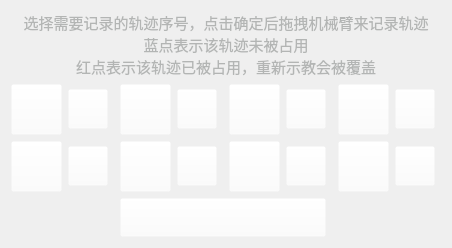
     <widget class="QWidget" name="page_5">
      <layout class="QGridLayout" name="gridLayout_3">
       <item row="2" column="6">
        <widget class="QPushButton" name="locus3">
         <property name="minimumSize">
          <size>
           <width>51</width>
           <height>51</height>
          </size>
         </property>
         <property name="maximumSize">
          <size>
           <width>51</width>
           <height>51</height>
          </size>
         </property>
         <property name="font">
          <font>
           <family>Times New Roman</family>
           <pointsize>18</pointsize>
          </font>
         </property>
         <property name="styleSheet">
          <string notr="true">background-color: rgba(255, 255, 255, 0);</string>
         </property>
         <property name="text">
          <string/>
         </property>
         <property name="icon">
          <iconset resource="images.qrc">
           <normaloff>:/images/icon-3.png</normaloff>:/images/icon-3.png</iconset>
         </property>
         <property name="iconSize">
          <size>
           <width>51</width>
           <height>51</height>
          </size>
         </property>
        </widget>
       </item>
       <item row="4" column="4">
        <widget class="QPushButton" name="pathStatusLabel_6">
         <property name="maximumSize">
          <size>
           <width>40</width>
           <height>40</height>
          </size>
         </property>
         <property name="styleSheet">
          <string notr="true">background-color: rgba(255, 255, 255, 0);</string>
         </property>
         <property name="text">
          <string/>
         </property>
         <property name="icon">
          <iconset resource="images.qrc">
           <normaloff>:/images/node_ok.png</normaloff>:/images/node_ok.png</iconset>
         </property>
         <property name="iconSize">
          <size>
           <width>50</width>
           <height>50</height>
          </size>
         </property>
        </widget>
       </item>
       <item row="2" column="9">
        <widget class="QPushButton" name="locus4">
         <property name="minimumSize">
          <size>
           <width>51</width>
           <height>51</height>
          </size>
         </property>
         <property name="maximumSize">
          <size>
           <width>51</width>
           <height>51</height>
          </size>
         </property>
         <property name="font">
          <font>
           <family>Times New Roman</family>
           <pointsize>18</pointsize>
          </font>
         </property>
         <property name="styleSheet">
          <string notr="true">background-color: rgba(255, 255, 255, 0);</string>
         </property>
         <property name="text">
          <string/>
         </property>
         <property name="icon">
          <iconset resource="images.qrc">
           <normaloff>:/images/icon-4.png</normaloff>:/images/icon-4.png</iconset>
         </property>
         <property name="iconSize">
          <size>
           <width>51</width>
           <height>51</height>
          </size>
         </property>
        </widget>
       </item>
       <item row="2" column="7">
        <widget class="QPushButton" name="pathStatusLabel_3">
         <property name="maximumSize">
          <size>
           <width>40</width>
           <height>40</height>
          </size>
         </property>
         <property name="styleSheet">
          <string notr="true">background-color: rgba(255, 255, 255, 0);</string>
         </property>
         <property name="text">
          <string/>
         </property>
         <property name="icon">
          <iconset resource="images.qrc">
           <normaloff>:/images/node_ok.png</normaloff>:/images/node_ok.png</iconset>
         </property>
         <property name="iconSize">
          <size>
           <width>50</width>
           <height>50</height>
          </size>
         </property>
        </widget>
       </item>
       <item row="4" column="7">
        <widget class="QPushButton" name="pathStatusLabel_7">
         <property name="maximumSize">
          <size>
           <width>40</width>
           <height>40</height>
          </size>
         </property>
         <property name="styleSheet">
          <string notr="true">background-color: rgba(255, 255, 255, 0);</string>
         </property>
         <property name="text">
          <string/>
         </property>
         <property name="icon">
          <iconset resource="images.qrc">
           <normaloff>:/images/node_ok.png</normaloff>:/images/node_ok.png</iconset>
         </property>
         <property name="iconSize">
          <size>
           <width>50</width>
           <height>50</height>
          </size>
         </property>
        </widget>
       </item>
       <item row="4" column="6">
        <widget class="QPushButton" name="locus7">
         <property name="minimumSize">
          <size>
           <width>51</width>
           <height>51</height>
          </size>
         </property>
         <property name="maximumSize">
          <size>
           <width>51</width>
           <height>51</height>
          </size>
         </property>
         <property name="font">
          <font>
           <family>Times New Roman</family>
           <pointsize>18</pointsize>
          </font>
         </property>
         <property name="styleSheet">
          <string notr="true">background-color: rgba(255, 255, 255, 0);</string>
         </property>
         <property name="text">
          <string/>
         </property>
         <property name="icon">
          <iconset resource="images.qrc">
           <normaloff>:/images/icon-7.png</normaloff>:/images/icon-7.png</iconset>
         </property>
         <property name="iconSize">
          <size>
           <width>51</width>
           <height>51</height>
          </size>
         </property>
        </widget>
       </item>
       <item row="4" column="10">
        <widget class="QPushButton" name="pathStatusLabel_8">
         <property name="maximumSize">
          <size>
           <width>40</width>
           <height>40</height>
          </size>
         </property>
         <property name="styleSheet">
          <string notr="true">background-color: rgba(255, 255, 255, 0);</string>
         </property>
         <property name="text">
          <string/>
         </property>
         <property name="icon">
          <iconset resource="images.qrc">
           <normaloff>:/images/node_ok.png</normaloff>:/images/node_ok.png</iconset>
         </property>
         <property name="iconSize">
          <size>
           <width>50</width>
           <height>50</height>
          </size>
         </property>
        </widget>
       </item>
       <item row="2" column="3">
        <widget class="QPushButton" name="locus2">
         <property name="minimumSize">
          <size>
           <width>51</width>
           <height>51</height>
          </size>
         </property>
         <property name="maximumSize">
          <size>
           <width>51</width>
           <height>51</height>
          </size>
         </property>
         <property name="font">
          <font>
           <family>Times New Roman</family>
           <pointsize>18</pointsize>
          </font>
         </property>
         <property name="styleSheet">
          <string notr="true">background-color: rgba(255, 255, 255, 0);</string>
         </property>
         <property name="text">
          <string/>
         </property>
         <property name="icon">
          <iconset resource="images.qrc">
           <normaloff>:/images/icon-2.png</normaloff>:/images/icon-2.png</iconset>
         </property>
         <property name="iconSize">
          <size>
           <width>51</width>
           <height>51</height>
          </size>
         </property>
        </widget>
       </item>
       <item row="4" column="9">
        <widget class="QPushButton" name="locus8">
         <property name="minimumSize">
          <size>
           <width>51</width>
           <height>51</height>
          </size>
         </property>
         <property name="maximumSize">
          <size>
           <width>51</width>
           <height>51</height>
          </size>
         </property>
         <property name="font">
          <font>
           <family>Times New Roman</family>
           <pointsize>18</pointsize>
          </font>
         </property>
         <property name="styleSheet">
          <string notr="true">background-color: rgba(255, 255, 255, 0);</string>
         </property>
         <property name="text">
          <string/>
         </property>
         <property name="icon">
          <iconset resource="images.qrc">
           <normaloff>:/images/icon-8.png</normaloff>:/images/icon-8.png</iconset>
         </property>
         <property name="iconSize">
          <size>
           <width>51</width>
           <height>51</height>
          </size>
         </property>
        </widget>
       </item>
       <item row="4" column="0">
        <widget class="QPushButton" name="locus5">
         <property name="minimumSize">
          <size>
           <width>51</width>
           <height>51</height>
          </size>
         </property>
         <property name="maximumSize">
          <size>
           <width>51</width>
           <height>51</height>
          </size>
         </property>
         <property name="font">
          <font>
           <family>Times New Roman</family>
           <pointsize>18</pointsize>
          </font>
         </property>
         <property name="styleSheet">
          <string notr="true">background-color: rgba(255, 255, 255, 0);</string>
         </property>
         <property name="text">
          <string/>
         </property>
         <property name="icon">
          <iconset resource="images.qrc">
           <normaloff>:/images/icon-5.png</normaloff>:/images/icon-5.png</iconset>
         </property>
         <property name="iconSize">
          <size>
           <width>51</width>
           <height>51</height>
          </size>
         </property>
        </widget>
       </item>
       <item row="4" column="3">
        <widget class="QPushButton" name="locus6">
         <property name="minimumSize">
          <size>
           <width>51</width>
           <height>51</height>
          </size>
         </property>
         <property name="maximumSize">
          <size>
           <width>51</width>
           <height>51</height>
          </size>
         </property>
         <property name="font">
          <font>
           <family>Times New Roman</family>
           <pointsize>18</pointsize>
          </font>
         </property>
         <property name="styleSheet">
          <string notr="true">background-color: rgba(255, 255, 255, 0);</string>
         </property>
         <property name="text">
          <string/>
         </property>
         <property name="icon">
          <iconset resource="images.qrc">
           <normaloff>:/images/icon-6.png</normaloff>:/images/icon-6.png</iconset>
         </property>
         <property name="iconSize">
          <size>
           <width>51</width>
           <height>51</height>
          </size>
         </property>
        </widget>
       </item>
       <item row="1" column="0" colspan="12">
        <widget class="QLabel" name="teachReplayLabel">
         <property name="minimumSize">
          <size>
           <width>300</width>
           <height>0</height>
          </size>
         </property>
         <property name="maximumSize">
          <size>
           <width>16777215</width>
           <height>100</height>
          </size>
         </property>
         <property name="font">
          <font>
           <pointsize>11</pointsize>
          </font>
         </property>
         <property name="styleSheet">
          <string notr="true">color:rgb(179, 181, 180)</string>
         </property>
         <property name="text">
          <string>选择需要记录的轨迹序号，点击确定后拖拽机械臂来记录轨迹
蓝点表示该轨迹未被占用
红点表示该轨迹已被占用，重新示教会被覆盖</string>
         </property>
         <property name="alignment">
          <set>Qt::AlignCenter</set>
         </property>
        </widget>
       </item>
       <item row="2" column="0">
        <widget class="QPushButton" name="locus1">
         <property name="minimumSize">
          <size>
           <width>51</width>
           <height>51</height>
          </size>
         </property>
         <property name="maximumSize">
          <size>
           <width>51</width>
           <height>51</height>
          </size>
         </property>
         <property name="font">
          <font>
           <family>Times New Roman</family>
           <pointsize>18</pointsize>
          </font>
         </property>
         <property name="styleSheet">
          <string notr="true">background-color: rgba(255, 255, 255, 0);</string>
         </property>
         <property name="text">
          <string/>
         </property>
         <property name="icon">
          <iconset resource="images.qrc">
           <normaloff>:/images/icon-1_2.png</normaloff>:/images/icon-1_2.png</iconset>
         </property>
         <property name="iconSize">
          <size>
           <width>51</width>
           <height>51</height>
          </size>
         </property>
        </widget>
       </item>
       <item row="5" column="3" colspan="5">
        <widget class="QPushButton" name="beginTeach">
         <property name="minimumSize">
          <size>
           <width>100</width>
           <height>37</height>
          </size>
         </property>
         <property name="maximumSize">
          <size>
           <width>999</width>
           <height>999</height>
          </size>
         </property>
         <property name="font">
          <font>
           <family>Times New Roman</family>
           <pointsize>20</pointsize>
          </font>
         </property>
         <property name="styleSheet">
          <string notr="true">background-color: rgba(255, 255, 255, 0); color:white;</string>
         </property>
         <property name="text">
          <string/>
         </property>
         <property name="icon">
          <iconset resource="images.qrc">
           <normaloff>:/images/numOK.png</normaloff>:/images/numOK.png</iconset>
         </property>
         <property name="iconSize">
          <size>
           <width>100</width>
           <height>37</height>
          </size>
         </property>
        </widget>
       </item>
       <item row="2" column="10">
        <widget class="QPushButton" name="pathStatusLabel_4">
         <property name="maximumSize">
          <size>
           <width>40</width>
           <height>40</height>
          </size>
         </property>
         <property name="styleSheet">
          <string notr="true">background-color: rgba(255, 255, 255, 0);</string>
         </property>
         <property name="text">
          <string/>
         </property>
         <property name="icon">
          <iconset resource="images.qrc">
           <normaloff>:/images/node_ok.png</normaloff>:/images/node_ok.png</iconset>
         </property>
         <property name="iconSize">
          <size>
           <width>50</width>
           <height>50</height>
          </size>
         </property>
        </widget>
       </item>
       <item row="2" column="4">
        <widget class="QPushButton" name="pathStatusLabel_2">
         <property name="maximumSize">
          <size>
           <width>40</width>
           <height>40</height>
          </size>
         </property>
         <property name="styleSheet">
          <string notr="true">background-color: rgba(255, 255, 255, 0);</string>
         </property>
         <property name="text">
          <string/>
         </property>
         <property name="icon">
          <iconset resource="images.qrc">
           <normaloff>:/images/node_ok.png</normaloff>:/images/node_ok.png</iconset>
         </property>
         <property name="iconSize">
          <size>
           <width>50</width>
           <height>50</height>
          </size>
         </property>
        </widget>
       </item>
       <item row="2" column="1">
        <widget class="QPushButton" name="pathStatusLabel_1">
         <property name="maximumSize">
          <size>
           <width>40</width>
           <height>40</height>
          </size>
         </property>
         <property name="styleSheet">
          <string notr="true">background-color: rgba(255, 255, 255, 0);</string>
         </property>
         <property name="text">
          <string/>
         </property>
         <property name="icon">
          <iconset resource="images.qrc">
           <normaloff>:/images/node_ok.png</normaloff>:/images/node_ok.png</iconset>
         </property>
         <property name="iconSize">
          <size>
           <width>50</width>
           <height>50</height>
          </size>
         </property>
        </widget>
       </item>
       <item row="4" column="1">
        <widget class="QPushButton" name="pathStatusLabel_5">
         <property name="maximumSize">
          <size>
           <width>40</width>
           <height>40</height>
          </size>
         </property>
         <property name="styleSheet">
          <string notr="true">background-color: rgba(255, 255, 255, 0);</string>
         </property>
         <property name="text">
          <string/>
         </property>
         <property name="icon">
          <iconset resource="images.qrc">
           <normaloff>:/images/node_ok.png</normaloff>:/images/node_ok.png</iconset>
         </property>
         <property name="iconSize">
          <size>
           <width>50</width>
           <height>50</height>
          </size>
         </property>
        </widget>
       </item>
      </layout>
     </widget>
